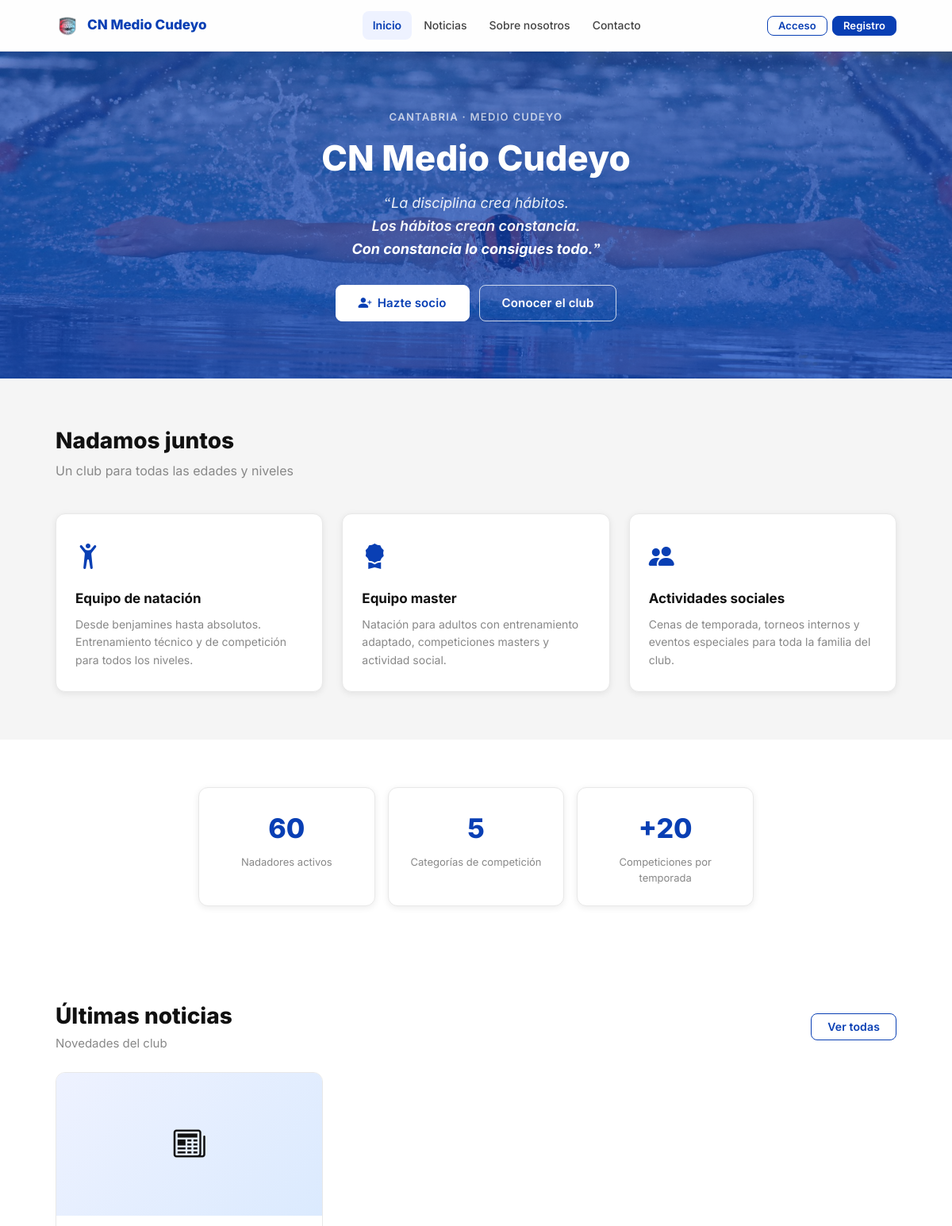
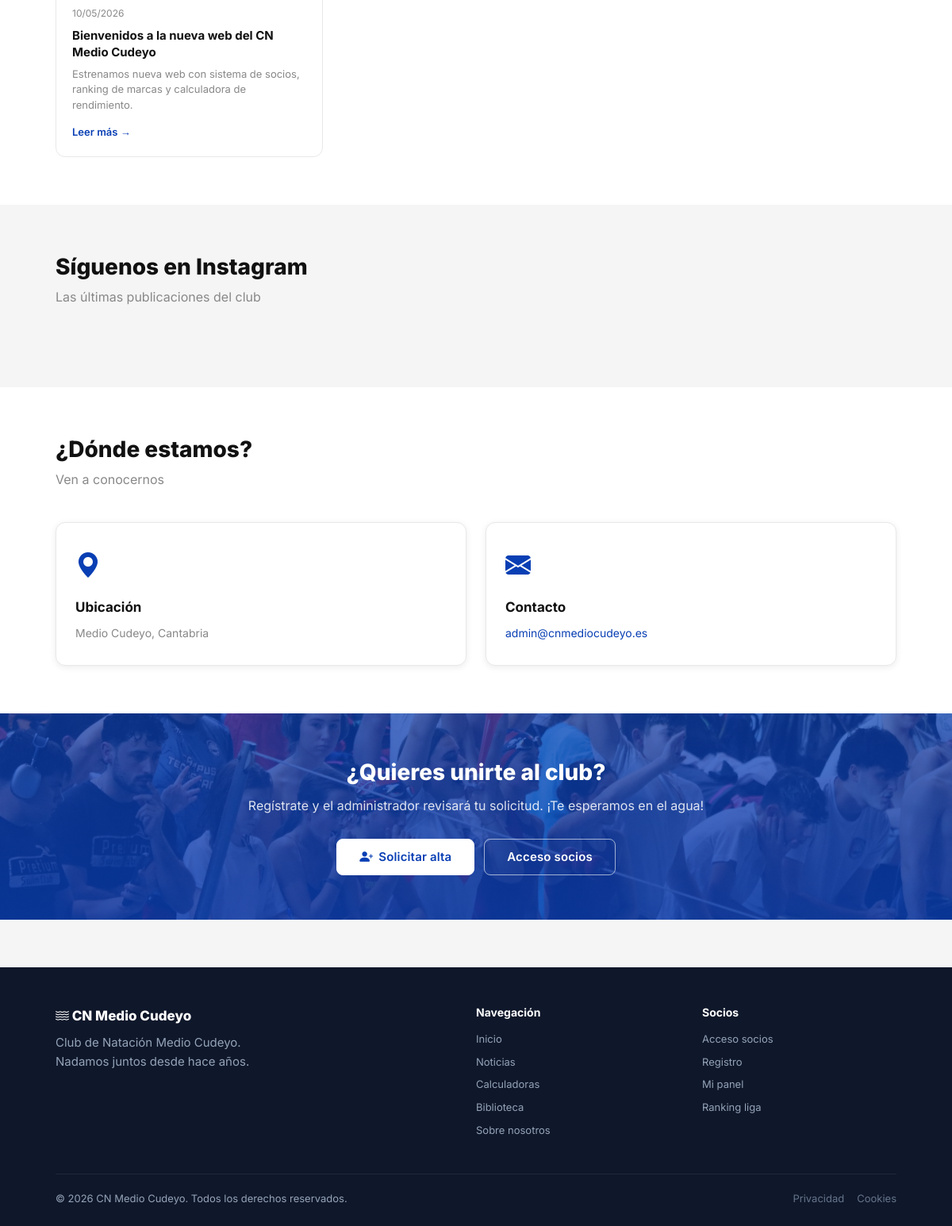
The page / on the database its author committed (2 pictures, top to bottom).
### tables this page shows
CREATE TABLE IF NOT EXISTS noticias (
    id         INT AUTO_INCREMENT PRIMARY KEY,
    titulo     VARCHAR(255) NOT NULL,
    resumen    VARCHAR(500) DEFAULT NULL,
    contenido  TEXT         DEFAULT NULL,
    imagen_url VARCHAR(500) DEFAULT NULL,
    publicado  TINYINT(1)   NOT NULL DEFAULT 0,
    created_at TIMESTAMP DEFAULT CURRENT_TIMESTAMP,
    updated_at TIMESTAMP DEFAULT CURRENT_TIMESTAMP ON UPDATE CURRENT_TIMESTAMP
);

### includes/auth.php (called while the page is built, shortened)
<?php
function current_user(): ?array
{
    return $_SESSION['user'] ?? null;
}
function e(string $s): string
{
    return htmlspecialchars($s, ENT_QUOTES, 'UTF-8');
}

### public/index.php (the view, shortened to what this page needs)
<?php
require_once dirname(__DIR__) . '/config/db.php';
require_once dirname(__DIR__) . '/includes/auth.php';
require_once dirname(__DIR__) . '/includes/layout.php';
$noticias = $pdo->query(
    'SELECT * FROM noticias WHERE publicado=1 ORDER BY created_at DESC LIMIT 3'
)->fetchAll();
render_header('Inicio', 'inicio', '', 'Club de Natación Medio Cudeyo, en Cantabria. Consulta marcas personales, ranking de liga, noticias del club y más. ¡Únete a nosotros!');
?>
<section class="hero hero-with-photo">
  <div class="container">
    <div class="hero-eyebrow">Cantabria · Medio Cudeyo</div>
    <h1>CN Medio Cudeyo</h1>
    <blockquote class="lema-club">
      <p>La disciplina crea hábitos.</p>
      <p>Los hábitos crean constancia.</p>
      <p>Con constancia lo consigues todo.</p>
    </blockquote>
    <div class="hero-btns">
      <?php if (!current_user()): ?>
        <a href="/register" class="btn btn-primary btn-lg"><i class="bi bi-person-plus-fill"></i> Hazte socio</a>
        <a href="/sobre-nosotros" class="btn btn-secondary btn-lg">Conocer el club</a>
      <?php else: ?>
        <a href="/socio/panel" class="btn btn-primary btn-lg"><i class="bi bi-grid-fill"></i> Mi panel</a>
        <a href="/calculadoras" class="btn btn-secondary btn-lg">Calculadoras</a>
      <?php endif; ?>
    </div>
  </div>
</section>
<section class="section">
  <div class="container">
    <h2 class="section-title">Nadamos juntos</h2>
    <p class="section-sub">Un club para todas las edades y niveles</p>
    <div class="services-grid">
      <div class="service-card">
        <div class="service-icon"><i class="bi bi-person-arms-up"></i></div>
        <div class="service-title">Equipo de natación</div>
        <div class="service-desc">Desde benjamines hasta absolutos. Entrenamiento técnico y de competición para todos los niveles.</div>
      </div>
      <div class="service-card">
        <div class="service-icon"><i class="bi bi-award-fill"></i></div>
        <div class="service-title">Equipo master</div>
        <div class="service-desc">Natación para adultos con entrenamiento adaptado, competiciones masters y actividad social.</div>
      </div>
      <div class="service-card">
        <div class="service-icon"><i class="bi bi-people-fill"></i></div>
        <div class="service-title">Actividades sociales</div>
        <div class="service-desc">Cenas de temporada, torneos internos y eventos especiales para toda la familia del club.</div>
      </div>
    </div>
  </div>
</section>
<section class="section section-white">
  <div class="container">
    <div class="stats-grid">
      <div class="stat-card">
        <div class="stat-number">60</div>
        <div class="stat-label">Nadadores activos</div>
      </div>
      <div class="stat-card">
        <div class="stat-number">5</div>
        <div class="stat-label">Categorías de competición</div>
      </div>
      <div class="stat-card">
        <div class="stat-number">+20</div>
        <div class="stat-label">Competiciones por temporada</div>
      </div>
    </div>
  </div>
</section>
<?php if ($noticias): ?>
<section class="section section-white">
  <div class="container">
    <div class="d-flex justify-between align-center mb-6">
      <div>
        <h2 class="section-title" style="margin-bottom:4px;">Últimas noticias</h2>
        <p class="text-muted">Novedades del club</p>
      </div>
      <a href="/noticias/" class="btn btn-secondary">Ver todas</a>
    </div>
    <div class="news-grid">
      <?php foreach ($noticias as $n): ?>
      <a href="/noticias/detall?id=<?= (int)$n['id'] ?>" class="news-card">
        <?php if ($n['imagen_url']): ?>
          <img src="<?= e($n['imagen_url']) ?>" alt="<?= e($n['titulo']) ?>" class="news-card-img">
        <?php else: ?>
          <div class="news-card-img-placeholder"><i class="bi bi-newspaper"></i></div>
        <?php endif; ?>
        <div class="news-card-body">
          <div class="news-card-date"><?= date('d/m/Y', strtotime($n['created_at'])) ?></div>
          <div class="news-card-title"><?= e($n['titulo']) ?></div>
          <?php if ($n['resumen']): ?>
            <div class="news-card-excerpt"><?= e(mb_strimwidth($n['resumen'], 0, 100, '…')) ?></div>
          <?php endif; ?>
          <span class="news-card-link">Leer más →</span>
        </div>
      </a>
      <?php endforeach; ?>
    </div>
  </div>
</section>
<?php endif; ?>
<section class="section">
  <div class="container">
    <h2 class="section-title">Síguenos en Instagram</h2>
    <p class="section-sub">Las últimas publicaciones del club</p>
  </div>
</section>
<section class="section section-white">
  <div class="container">
    <h2 class="section-title">¿Dónde estamos?</h2>
    <p class="section-sub">Ven a conocernos</p>
    <div class="services-grid" style="grid-template-columns: repeat(auto-fit, minmax(260px, 1fr))">
      <div class="service-card">
        <div class="service-icon"><i class="bi bi-geo-alt-fill"></i></div>
        <div class="service-title">Ubicación</div>
        <div class="service-desc">Medio Cudeyo, Cantabria</div>
      </div>
      <div class="service-card">
        <div class="service-icon"><i class="bi bi-envelope-fill"></i></div>
        <div class="service-title">Contacto</div>
        <div class="service-desc"><a href="mailto:admin@cnmediocudeyo.es">admin@cnmediocudeyo.es</a></div>
      </div>
    </div>
  </div>
</section>
<section class="cta-section">
  <div class="container">
    <?php if (!current_user()): ?>
      <h2>¿Quieres unirte al club?</h2>
      <p>Regístrate y el administrador revisará tu solicitud. ¡Te esperamos en el agua!</p>
      <div class="hero-btns">
        <a href="/register" class="btn btn-primary btn-lg"><i class="bi bi-person-plus-fill"></i> Solicitar alta</a>
        <a href="/login" class="btn btn-secondary btn-lg">Acceso socios</a>
      </div>
    <?php endif; ?>
  </div>
</section>
<?php render_footer(); ?>

### includes/layout.php (shortened to what this page needs)
<?php
function render_header(string $title, string $activePage = '', string $extraHead = '', string $description = ''): void
{
    $user = current_user();
    $isAdmin = $user && $user['rol'] === 'admin';
    $notif_count = 0;
    ?>
<!DOCTYPE html>
<html lang="es">
<head>
  <link rel="stylesheet" href="https://cdn.jsdelivr.net/npm/bootstrap-icons@1.11.3/font/bootstrap-icons.min.css">
  <link rel="stylesheet" href="https://cdn.jsdelivr.net/npm/tom-select@2/dist/css/tom-select.min.css">
  <link rel="stylesheet" href="/assets/css/main.css?v=<?= filemtime($_SERVER['DOCUMENT_ROOT'] . '/assets/css/main.css') ?>">
</head>
<body>
<nav class="navbar">
  <div class="container">
    <div class="navbar-inner">
      <a href="/" class="navbar-brand">
        <img class="brand-icon" src="/assets/images/icon.png"/>
        CN Medio Cudeyo
      </a>
      <div class="navbar-links">
        <a href="/" <?= $activePage === 'inicio' ? 'class="active"' : '' ?>>Inicio</a>
        <a href="/noticias/" <?= $activePage === 'noticias' ? 'class="active"' : '' ?>>Noticias</a>
        <?php if ($user && is_nadador_activo()): ?>
          <a href="/calculadoras" <?= $activePage === 'calculadoras' ? 'class="active"' : '' ?>>Calculadoras</a>
          <a href="/biblioteca"   <?= $activePage === 'biblioteca'   ? 'class="active"' : '' ?>>Biblioteca</a>
        <?php elseif (!$user): ?>
          <a href="/sobre-nosotros" <?= $activePage === 'sobre' ? 'class="active"' : '' ?>>Sobre nosotros</a>
        <?php endif; ?>
        <?php if (!$user): ?>
          <a href="/contacto" <?= $activePage === 'contacto' ? 'class="active"' : '' ?>>Contacto</a>
        <?php endif; ?>
      </div>
      <div class="navbar-auth">
        <?php if ($user): ?>
          <?php if (!$isAdmin && $notif_count > 0): ?>
            <a href="/socio/comunicaciones" class="navbar-notif" title="<?= $notif_count ?> sin leer">
              <i class="bi bi-bell-fill"></i>
              <span class="navbar-notif-badge"><?= $notif_count ?></span>
            </a>
          <?php endif; ?>
          <div class="navbar-user-dropdown">
            <button class="navbar-user" onclick="document.querySelector('.navbar-user-dropdown').classList.toggle('open')" type="button">
              <?php if (!empty($user['avatar_url'])): ?>
                <img src="<?= e($user['avatar_url']) ?>" alt="" class="navbar-user-avatar" style="width:32px;height:32px;border-radius:50%;object-fit:cover;">
              <?php else: ?>
                <div class="navbar-user-avatar"><?= strtoupper(mb_substr($user['nombre'], 0, 1)) ?></div>
              <?php endif; ?>
              <span><?= e($user['nombre']) ?></span>
              <i class="bi bi-chevron-down" style="font-size:12px;opacity:0.7;"></i>
            </button>
            <div class="navbar-dropdown-menu">
              <a href="/socio/perfil"><i class="bi bi-person"></i> Mi perfil</a>
              <?php if (!$isAdmin): ?>
                <a href="/socio/comunicaciones"><i class="bi bi-bell"></i> Comunicaciones<?= $notif_count > 0 ? ' <span class="badge badge-blue" style="font-size:11px;padding:2px 6px;margin-left:4px;">' . $notif_count . '</span>' : '' ?></a>
                <a href="/socio/incidencias" <?= $activePage === 'socio-incidencias' ? 'class="active"' : '' ?>><i class="bi bi-exclamation-triangle"></i> Incidencias</a>
              <?php endif; ?>
              <a href="/directiva/cuestiones" <?= $activePage === 'directiva-cuestiones' ? 'class="active"' : '' ?>><i class="bi bi-question-circle"></i> Cuestiones</a>
              <a href="/logout"><i class="bi bi-box-arrow-right"></i> Cerrar sesión</a>
            </div>
          </div>
        <?php else: ?>
          <a href="/login"    class="btn btn-secondary btn-sm">Acceso</a>
          <a href="/register" class="btn btn-primary btn-sm">Registro</a>
        <?php endif; ?>
      </div>
    </div>
  </div>
</nav>
<main class="site-main">
<?php
}
function render_footer(): void
{
    $user = current_user();
    ?>
</main>
<footer class="footer">
  <div class="container">
    <div class="footer-inner">
      <div>
        <div class="footer-brand-name"><i class="bi bi-water"></i> CN Medio Cudeyo</div>
        <p>Club de Natación Medio Cudeyo.<br>Nadamos juntos desde hace años.</p>
      </div>
      <div class="footer-col">
        <h4>Navegación</h4>
        <a href="/">Inicio</a>
        <a href="/noticias/">Noticias</a>
        <a href="/calculadoras">Calculadoras</a>
        <a href="/biblioteca">Biblioteca</a>
        <a href="/sobre-nosotros">Sobre nosotros</a>
      </div>
      <div class="footer-col">
        <h4>Socios</h4>
        <?php if (!$user): ?>
          <a href="/login">Acceso socios</a>
          <a href="/register">Registro</a>
        <?php endif; ?>
        <a href="/socio/panel">Mi panel</a>
        <a href="/socio/ranking">Ranking liga</a>
      </div>
    </div>
    <div class="footer-bottom">
      <span>&copy; <?= date('Y') ?> CN Medio Cudeyo. Todos los derechos reservados.</span>
      <div class="footer-links">
        <a href="/privacidad">Privacidad</a>
        <a href="/cookies">Cookies</a>
      </div>
    </div>
  </div>
</footer>
</body>
</html>
<?php
}
    ?>

### rows shown on the page
noticias: created_at "10/05/2026", titulo "Bienvenidos a la nueva web del CN Medio Cudeyo", resumen "Estrenamos nueva web con sistema de socios, ranking de marcas y calculadora de rendimiento."
